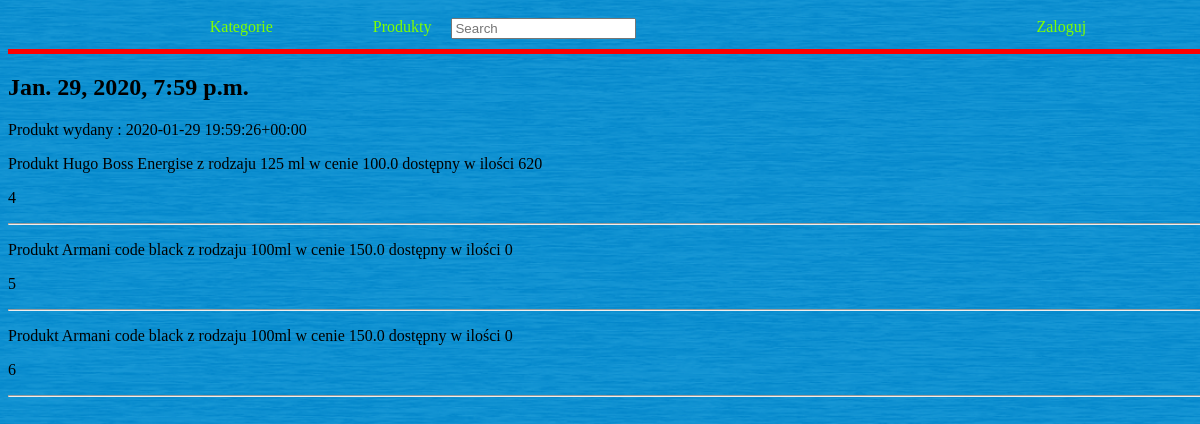
Screenshot of /descent/1/ with the database file from the repository.
### store/models.py (models this page shows, shortened)
class Descent(models.Model):
    descent_date = models.DateTimeField(
        default=timezone.now,
        verbose_name="DATA ZEJŚCIA",
        )
    products = models.ManyToManyField(
        Product,
        through='Descent_memory',
    )
    class Meta:
         ordering = ['descent_date']
    def __str__(self):
        return f"Produkt  wydany : {self.descent_date}"

class Descent_memory(models.Model):
    product = models.ForeignKey(Product, on_delete = models.CASCADE)
    descent =  models.ForeignKey(Descent, on_delete = models.CASCADE)
    quantity = models.IntegerField()

class Product(models.Model):
    name = models.CharField(
        max_length=200,
        verbose_name="NAZWA",
        help_text="Pełna nazwa produktu"
         )
    quantity = models.IntegerField(
        verbose_name="ILOŚĆ",
    )
    price = models.FloatField(
        verbose_name="CENA",
    )
    kind = models.CharField(
        verbose_name="TYP",
        max_length=200,
        help_text="Typ produktu"
    )
    category = models.ForeignKey(
        'Category',
        on_delete=models.PROTECT,
        verbose_name="KATEGORIA",
    )
    class Meta:
         ordering = ['name','quantity','price','kind']
    def __str__(self):
        return f"Produkt {self.name} z rodzaju {self.kind} w cenie {self.price} dostępny w ilości {self.quantity}"

### store/views.py (the view)
# urls.py: path('descent/<int:pk>/', views.DescentDetails.as_view(), name="descent-details"),
class DescentDetails(DetailView):
    model = Descent
    template_name = 'store/descent.html'
    context_object_name = 'descent'
    def get_context_data(self, *args, **kwargs):
        context = super().get_context_data(*args, **kwargs)
        context['title'] = self.object.descent_date
        return context

### store/templates/store/descent.html
{% extends "base.html" %}
{% block content %}
{{ descent }}
{% for descent in descent.descent_memory_set.all %}
<p>{{ descent.product }}</p>
<p>{{ descent.quantity }}</p>
<hr>
{% endfor %}
{% endblock %}

### store/templates/base.html (shortened to what this page needs)
{% load static %}
<!DOCTYPE html>
<html lang="en">
<head>
    <link rel="stylesheet" type="text/css" href="{% static 'store/style.css' %}">
</head>
<body>
    <section id="navigation">
        <div class="container">
            {% if user.is_anonymous %}
            <nav class="menu">
                <ul>
                    <li><a href="{% url 'list-category' %}">Kategorie</a></li>
                    <li><a href="{% url 'list-products' %}">Produkty</a></li>
                    <form class="search" role="search" method="GET" action="{% url 'search' %}">
                        <input class="form-search" type="search" placeholder="Search" aria-label="Search" name="term" />
                    </form>
                    <li class="log"><a href="{% url 'login' %}">Zaloguj</a></li>
                </ul>
            </nav>
            {% endif %}
        </div>
    </section>
    <section id="header">
        <h1>{{ title }}</h1>
        {% block content %}{% endblock %}
    </section>
</body>
</html>

### store/static/store/style.css (style rules this page uses)
body { min-width: 100%; min-height: 100vh; background-image: url(background.png); background-repeat: no-repeat; background-position: center center; background-size: cover; }
#navigation { display: flex; justify-content: center; align-items: center; border-bottom: solid 5px red; }
#navigation .container .menu ul { list-style: none; padding: 10px; margin: 0; display: flex; }
#navigation .container .menu ul li { padding: 0px 20px 0 80px; }
#navigation .container .menu ul .log { padding: 0 0 0 400px; }
#navigation .container .menu ul li a { text-decoration: none; color: chartreuse; }

### rows the page displays
Descent: descent_date "Jan. 29, 2020, 7:59 p.m.", descent_date "Produkt wydany : 2020-01-29 19:59:26+00:00"
Descent_memory: product "Produkt Hugo Boss Energise z rodzaju 125 ml w cenie 100.0 dostępny w ilości 620", quantity "4"
Descent_memory: product "Produkt Armani code black z rodzaju 100ml w cenie 150.0 dostępny w ilości 0", quantity "5"
Descent_memory: product "Produkt Armani code black z rodzaju 100ml w cenie 150.0 dostępny w ilości 0", quantity "6"
